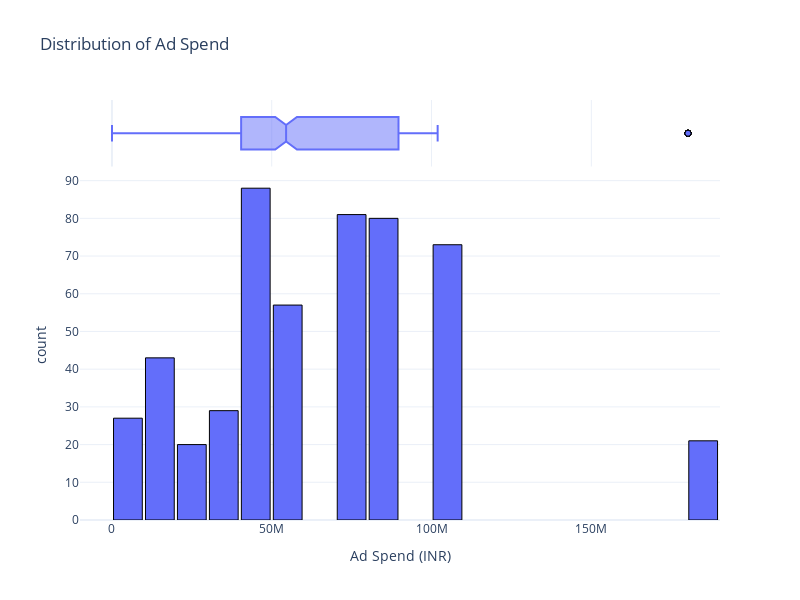

Source (notebook cell):
### Code cell
#distribution of ad spending
fig = px.histogram(merged_data, x='Amount spent (INR)', nbins=30, marginal='box',
                   labels={'Amount spent (INR)': 'Ad Spend (INR)'},
                   title='Distribution of Ad Spend')

fig.update_traces(marker=dict(line=dict(color='black', width=1)))
fig.update_layout(bargap=0.1, width=800, height=600)

fig.show()

### Figure 1 — Plotly figure (JSON) as saved in the notebook; plotly's stock layout.template omitted (floating-point values rounded to 4 significant figures; data arrays with more than 128 entries replaced by an {"elided": "..."} marker saying what was removed)
{"data": [{"alignmentgroup": "True", "bingroup": "x", "hovertemplate": "Ad Spend (INR)=%{x}<br>count=%{y}<extra></extra>", "legendgroup": "", "marker": {"color": "#636efa", "line": {"color": "black", "width": 1}, "pattern": {"shape": ""}}, "name": "", "nbinsx": 30, "offsetgroup": "", "orientation": "v", "showlegend": false, "type": "histogram", "x": {"elided": "550 int values"}, "xaxis": "x", "yaxis": "y"}, {"alignmentgroup": "True", "hovertemplate": "Ad Spend (INR)=%{x}<extra></extra>", "legendgroup": "", "marker": {"color": "#636efa", "line": {"color": "black", "width": 1}}, "name": "", "notched": true, "offsetgroup": "", "showlegend": false, "type": "box", "x": {"elided": "550 int values"}, "xaxis": "x2", "yaxis": "y2"}], "layout": {"bargap": 0.1, "barmode": "relative", "height": 600, "legend": {"tracegroupgap": 0}, "title": {"text": "Distribution of Ad Spend"}, "width": 800, "xaxis": {"anchor": "y", "domain": [0, 1], "title": {"text": "Ad Spend (INR)"}}, "xaxis2": {"anchor": "y2", "domain": [0, 1], "matches": "x", "showgrid": true, "showticklabels": false}, "yaxis": {"anchor": "x", "domain": [0, 0.8316], "title": {"text": "count"}}, "yaxis2": {"anchor": "x2", "domain": [0.8416, 1], "matches": "y2", "showgrid": false, "showline": false, "showticklabels": false, "ticks": ""}}}
